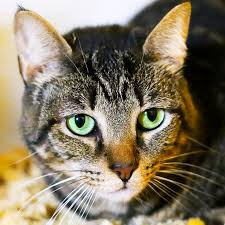
#> input picture cat.jpeg, 225 x 225 px, found by its file name
$ python pca_color_augmentation.py
#> lines starting #> are read from the running program, lines starting #| are printed output that depends on the picture
import matplotlib.pyplot as plt
import numpy as np
from skimage import io


def fancy_pca(original_image):
    """PCA Color Augmentation

    Code taken from https://medium.com/@adityaraj_64455/it-all-started-with-cnns-alexnet-3023b21bb891
    """
    # first you need to unroll the image into a nx3 where 3 is the no. of colour channels

    print(original_image.shape)
    renorm_image = np.reshape(
        original_image, (np.dot(original_image.shape[0], original_image.shape[1]), 3)
    )

    # Before applying PCA you must normalize the data in each column separately as we will be applying PCA column-wise

    mean = np.mean(renorm_image, axis=0)  # computing the mean
    std = np.std(renorm_image, axis=0)  # computing the standard deviation
    # we change the datatpe so as to avoid any warnings or errors
    renorm_image = renorm_image.astype("float32")
    renorm_image -= mean
    renorm_image /= std
    # next we normalize the data using the 2 columns

    cov = np.cov(renorm_image, rowvar=False)
    # finding the co-variance matrix for computing the eigen values
    # and eigen vectors.

    lambdas, p = np.linalg.eig(cov)
    # finding the eigen values lambdas and the vectors p
    # of the covarince matrix

    alphas = np.random.normal(0, 0.1, 3)
    # aplha here is the gaussian random no. generated

    delta = np.dot(p, alphas * lambdas)
    # delta here represents the value which will be
    # added to the re_norm image

    pca_augmentation_version_renorm_image = renorm_image + delta
    # forming augmented normalised image

    pca_color_image = pca_augmentation_version_renorm_image * std + mean
    # de-normalising the image

    pca_color_image = np.maximum(np.minimum(pca_color_image, 255), 0).astype("uint8")
    # necessary conditions which need to be checked

    pca_color_image = np.ravel(pca_color_image).reshape(
        (original_image.shape[0], original_image.shape[1], 3)
    )
    # rollong back the image into a displayable just as
    # original image
    return pca_color_image


if __name__ == "__main__":
    img = io.imread("cat.jpeg")
#> img is the input picture: shape (225, 225, 3); mean R, G, B 132.6, 121.5, 100.5

    fig = plt.figure(figsize=(8, 8))
    columns = 4
    rows = 5

    fig.add_subplot(rows, columns, 1)
    plt.imshow(img)
    for i in range(2, columns * rows + 1):
        pca = fancy_pca(img)
        fig.add_subplot(rows, columns, i)
        plt.imshow(pca)
#> this loop made 19 passes
#> delta in fancy_pca on passes 1 to 12: [-0.295, -0.299, -0.284], [-0.385, -0.382, -0.348], [-0.156, -0.16, -0.156], [-0.0687, -0.0702, -0.0654], [-0.127, -0.129, -0.123], [-0.0663, -0.0592, -0.0403], [-0.0462, -0.0503, -0.0595], [-0.115, -0.112, -0.0985], [-0.365, -0.381, -0.384], [0.0201, 0.0281, 0.0452], [-0.0287, -0.0266, -0.0218], [0.331, 0.335, 0.32]
#> pass 1, in fancy_pca, `pca_color_image = np.ravel(pca_color_image).reshape( (original_image.s..`:
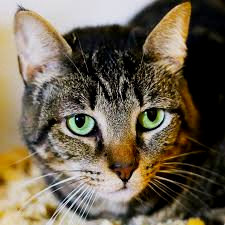
#> pca_color_image: shape (225, 225, 3); mean R, G, B 110, 99.1, 80.9
    plt.show()
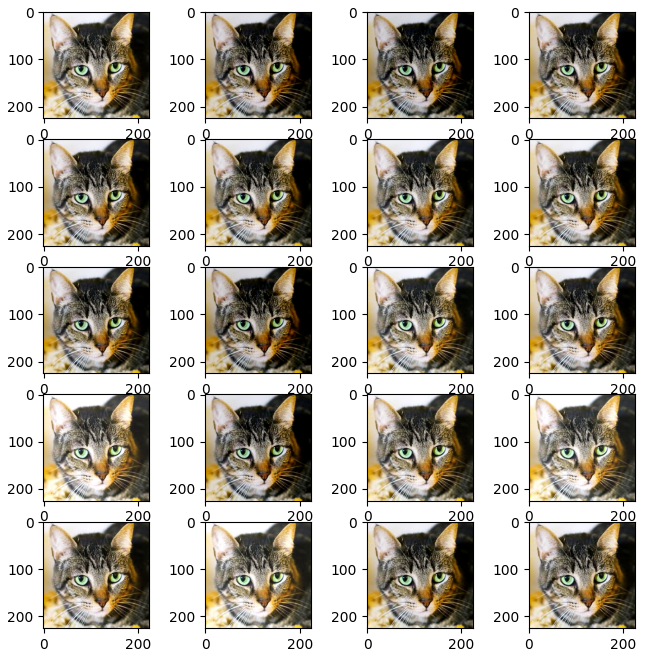
#> figure drawn by matplotlib, 20 panels
